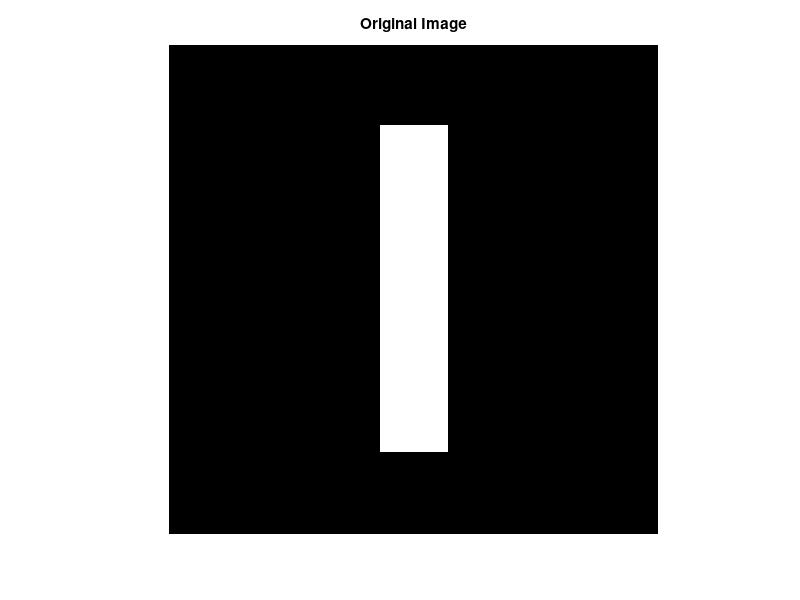
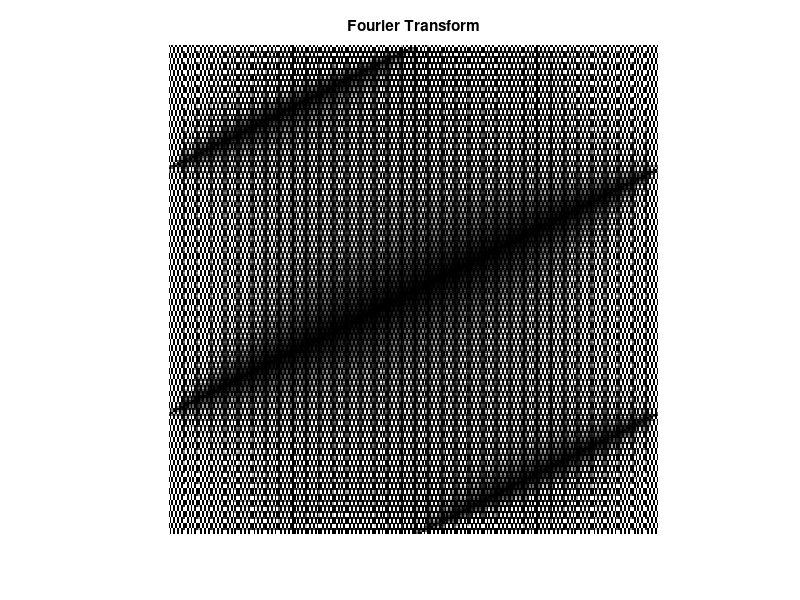
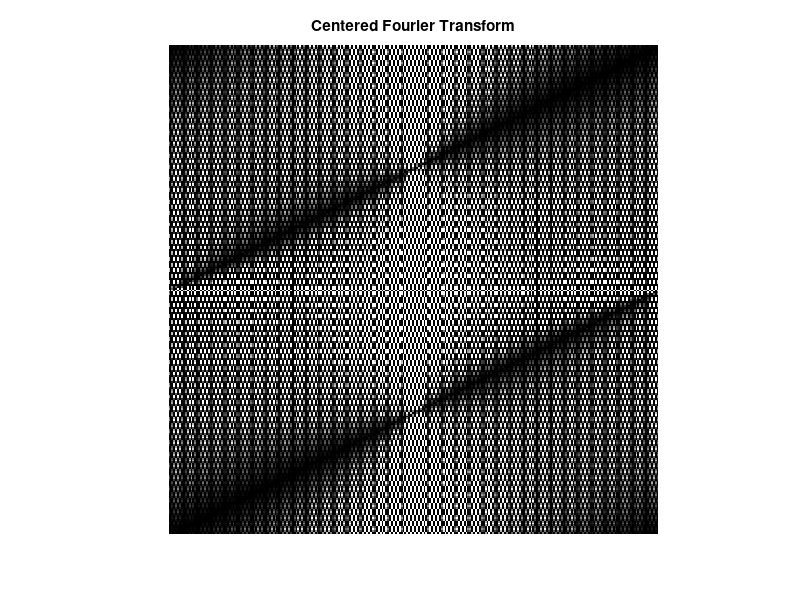
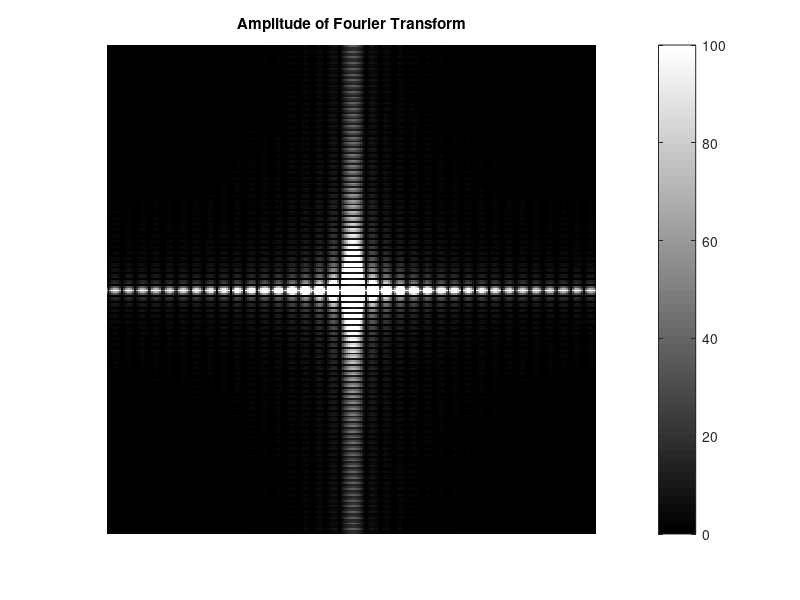

Write the MATLAB code that produced these figures, in order. (Note: this script raises an error after producing the figures.)
%% 
% 
% 
% 
% 
% *Task 3: Fourier transform (texture) – extension*
%% 
% * *Result*: The result of the inverse Fourier transform should be the original 
% image (or a close approximation). This is because the inverse Fourier transform 
% reconstructs the image from its frequency components.
%% 
% Difference Between Amplitude and Logarithm of Amplitude
%% 
% * *Amplitude*: The amplitude of the Fourier transform represents the magnitude 
% of the frequency components. It can have a wide range of values, making it difficult 
% to visualize small details.
% * *Logarithm of Amplitude*: Taking the logarithm of the amplitude compresses 
% the range of values, making it easier to visualize both large and small details. 
% This is especially useful for images with high dynamic range.

% Prepare image
f = zeros(256,256);
f(43:213,111:146) = 1;
imshow(f);
title('Original Image');

% Compute Fourier Transform
F = fft2(f,256,256);
figure;
imshow(F);
title('Fourier Transform');

F = fftshift(F); % Center FFT
figure;
imshow(F);
title('Centered Fourier Transform');

% Measure the minimum and maximum value of the transform amplitude
min_val = min(min(abs(F)));
max_val = max(max(abs(F)));
fprintf('Min amplitude: %f\n', min_val);
fprintf('Max amplitude: %f\n', max_val);

% Display the amplitude and its logarithm
figure;
imshow(abs(F), [0 100]);
colormap(jet);
colorbar;
title('Amplitude of Fourier Transform');

figure;
imshow(log(1+abs(F)), [0, 3]);
colormap(jet);
colorbar;
title('Logarithm of Amplitude of Fourier Transform');

% Look at the phases
figure;
imshow(angle(F), [-pi, pi]);
colormap(jet);
colorbar;
title('Phase of Fourier Transform');

%% 
% 
% 
% *Using Different Images*
% 
% 

% Read and convert image to grayscale
f = imread('Test_1.tiff');
f = rgb2gray(f);
f = imresize(f, [256, 256]); % Resize if necessary

% Rotate the image
f_rotated = imrotate(f, 90); % Rotate by 90 degrees

% Compute Fourier Transform
F = fft2(f_rotated, 256, 256);
F = fftshift(F);

% Display the amplitude and its logarithm
figure;
imshow(log(1+abs(F)), [0, 3]);
colormap(jet);
colorbar;
title('Logarithm of Amplitude of Fourier Transform (Rotated)');

% Inverse Fourier Transform
I = ifft2(F, 256, 256);
figure;
imshow(real(I), []);
title('Inverse Fourier Transform (Rotated)');


%% 
% *Observations*
%% 
% * *Rotation*: Rotating the image changes the orientation of the frequency 
% components in the Fourier transform. This can be observed in the shifted frequency 
% spectrum.
% * *Image Size*: Adjusting the image size ensures that the Fourier transform 
% is computed correctly for the given dimensions.